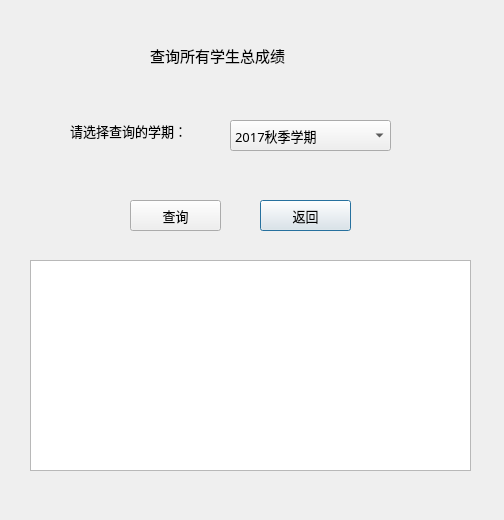
<?xml version="1.0" encoding="UTF-8"?>
<ui version="4.0">
 <class>Page4</class>
 <widget class="QDialog" name="Page4">
  <property name="geometry">
   <rect>
    <x>0</x>
    <y>0</y>
    <width>504</width>
    <height>520</height>
   </rect>
  </property>
  <property name="windowTitle">
   <string>查询所有学生总成绩</string>
  </property>
  <widget class="QLabel" name="label">
   <property name="geometry">
    <rect>
     <x>150</x>
     <y>40</y>
     <width>161</width>
     <height>31</height>
    </rect>
   </property>
   <property name="font">
    <font>
     <family>微软雅黑</family>
     <pointsize>11</pointsize>
    </font>
   </property>
   <property name="text">
    <string>查询所有学生总成绩</string>
   </property>
  </widget>
  <widget class="QLabel" name="label_2">
   <property name="geometry">
    <rect>
     <x>70</x>
     <y>100</y>
     <width>151</width>
     <height>61</height>
    </rect>
   </property>
   <property name="font">
    <font>
     <family>微软雅黑</family>
     <pointsize>10</pointsize>
    </font>
   </property>
   <property name="text">
    <string>请选择查询的学期：</string>
   </property>
  </widget>
  <widget class="QComboBox" name="comboBox_semester">
   <property name="geometry">
    <rect>
     <x>230</x>
     <y>120</y>
     <width>161</width>
     <height>31</height>
    </rect>
   </property>
   <property name="font">
    <font>
     <family>微软雅黑</family>
     <pointsize>10</pointsize>
    </font>
   </property>
   <item>
    <property name="text">
     <string>2017秋季学期</string>
    </property>
   </item>
   <item>
    <property name="text">
     <string>2018春季学期</string>
    </property>
   </item>
   <item>
    <property name="text">
     <string>2017-2018学年</string>
    </property>
   </item>
  </widget>
  <widget class="QPushButton" name="button_back">
   <property name="geometry">
    <rect>
     <x>260</x>
     <y>200</y>
     <width>91</width>
     <height>31</height>
    </rect>
   </property>
   <property name="font">
    <font>
     <family>微软雅黑</family>
     <pointsize>10</pointsize>
    </font>
   </property>
   <property name="text">
    <string>返回</string>
   </property>
  </widget>
  <widget class="QPushButton" name="button_enter">
   <property name="geometry">
    <rect>
     <x>130</x>
     <y>200</y>
     <width>91</width>
     <height>31</height>
    </rect>
   </property>
   <property name="font">
    <font>
     <family>微软雅黑</family>
     <pointsize>10</pointsize>
    </font>
   </property>
   <property name="text">
    <string>查询</string>
   </property>
  </widget>
  <widget class="QTextBrowser" name="textBrowser">
   <property name="geometry">
    <rect>
     <x>30</x>
     <y>260</y>
     <width>441</width>
     <height>211</height>
    </rect>
   </property>
   <property name="font">
    <font>
     <family>微软雅黑</family>
     <pointsize>10</pointsize>
    </font>
   </property>
   <property name="html">
    <string>&lt;!DOCTYPE HTML PUBLIC &quot;-//W3C//DTD HTML 4.0//EN&quot; &quot;http://www.w3.org/TR/REC-html40/strict.dtd&quot;&gt;
&lt;html&gt;&lt;head&gt;&lt;meta name=&quot;qrichtext&quot; content=&quot;1&quot; /&gt;&lt;style type=&quot;text/css&quot;&gt;
p, li { white-space: pre-wrap; }
&lt;/style&gt;&lt;/head&gt;&lt;body style=&quot; font-family:'微软雅黑'; font-size:10pt; font-weight:400; font-style:normal;&quot;&gt;
&lt;p style=&quot;-qt-paragraph-type:empty; margin-top:0px; margin-bottom:0px; margin-left:0px; margin-right:0px; -qt-block-indent:0; text-indent:0px; font-family:'SimSun'; font-size:9pt;&quot;&gt;&lt;br /&gt;&lt;/p&gt;&lt;/body&gt;&lt;/html&gt;</string>
   </property>
  </widget>
 </widget>
 <resources/>
 <connections/>
</ui>
